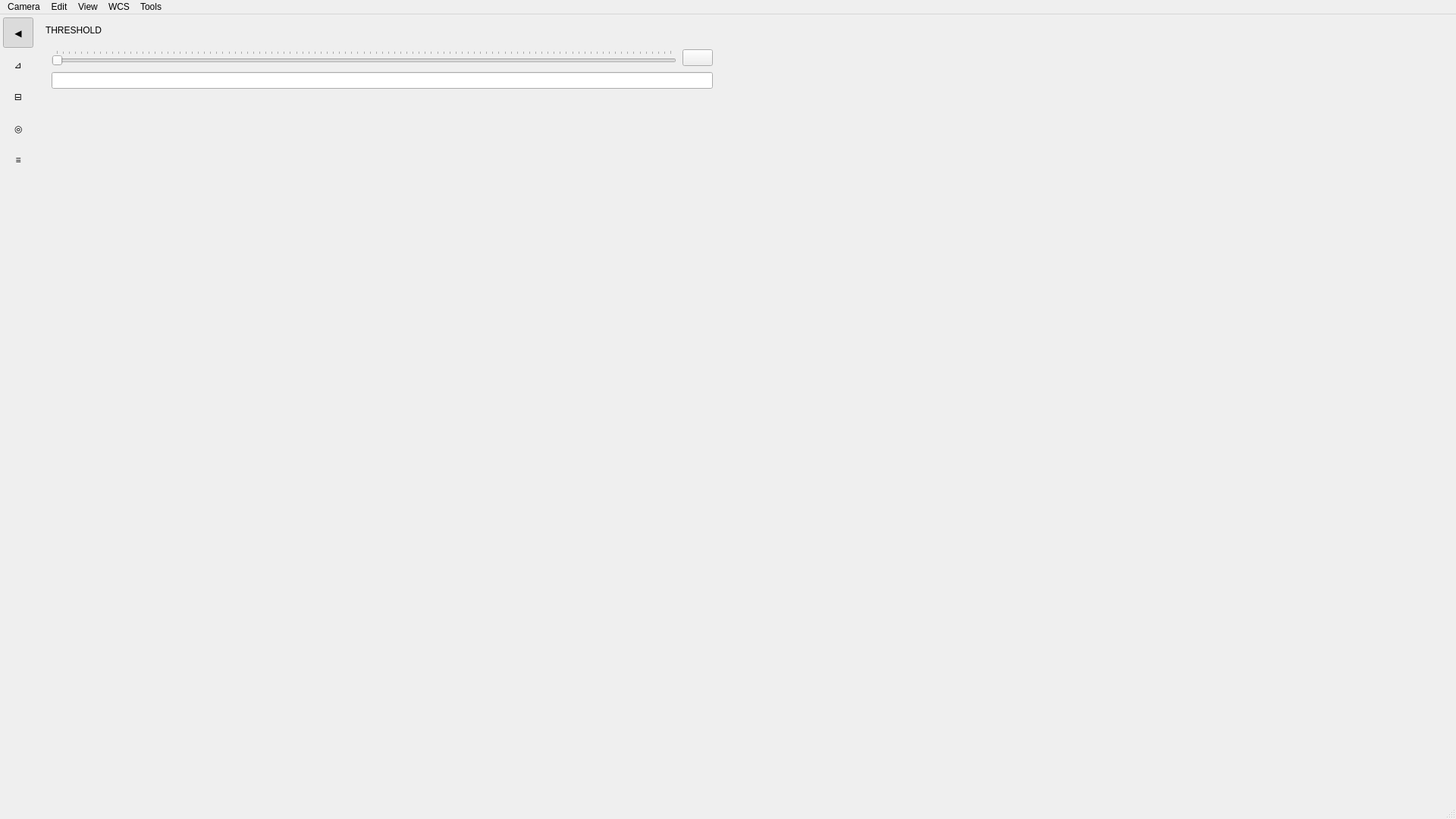
<?xml version="1.0" encoding="UTF-8"?>
<ui version="4.0">
 <class>vtkWindowCube</class>
 <widget class="QMainWindow" name="vtkWindowCube">
  <property name="geometry">
   <rect>
    <x>0</x>
    <y>0</y>
    <width>1920</width>
    <height>1080</height>
   </rect>
  </property>
  <property name="minimumSize">
   <size>
    <width>1280</width>
    <height>720</height>
   </size>
  </property>
  <property name="windowTitle">
   <string>vtkWindowCube</string>
  </property>

  <widget class="QWidget" name="centralwidget">
   <!-- Root horizontal split: sidebar (left) | viewer (right) -->
   <layout class="QHBoxLayout" name="mainHLayout">
    <property name="spacing"><number>0</number></property>
    <property name="leftMargin"><number>0</number></property>
    <property name="topMargin"><number>0</number></property>
    <property name="rightMargin"><number>0</number></property>
    <property name="bottomMargin"><number>0</number></property>

    <!-- ══ LEFT SIDEBAR ══════════════════════════════════════════════════ -->
    <item>
     <widget class="QWidget" name="sidebarContainer">
      <property name="minimumWidth"><number>48</number></property>
      <property name="maximumWidth"><number>268</number></property>
      <!-- HBox: 48px icon rail | stacked content panel -->
      <layout class="QHBoxLayout" name="sidebarHLayout">
       <property name="spacing"><number>0</number></property>
       <property name="leftMargin"><number>0</number></property>
       <property name="topMargin"><number>0</number></property>
       <property name="rightMargin"><number>0</number></property>
       <property name="bottomMargin"><number>0</number></property>

       <!-- ── Icon rail (always visible, 48px fixed) ──────────────────── -->
       <item>
        <widget class="QWidget" name="sidebarRail">
         <property name="minimumWidth"><number>48</number></property>
         <property name="maximumWidth"><number>48</number></property>
         <layout class="QVBoxLayout" name="railVLayout">
          <property name="spacing"><number>2</number></property>
          <property name="leftMargin"><number>4</number></property>
          <property name="topMargin"><number>4</number></property>
          <property name="rightMargin"><number>4</number></property>
          <property name="bottomMargin"><number>4</number></property>

          <!-- Collapse / expand toggle -->
          <item>
           <widget class="QToolButton" name="btnToggleSidebar">
            <property name="text"><string>◀</string></property>
            <property name="checkable"><bool>true</bool></property>
            <property name="checked"><bool>true</bool></property>
            <property name="toolTip"><string>Collapse controls sidebar</string></property>
            <property name="autoRaise"><bool>true</bool></property>
            <property name="minimumSize">
             <size><width>40</width><height>40</height></size>
            </property>
           </widget>
          </item>

          <!-- Section: Threshold -->
          <item>
           <widget class="QToolButton" name="railBtnThreshold">
            <property name="text"><string>⊿</string></property>
            <property name="toolTip"><string>Threshold</string></property>
            <property name="autoRaise"><bool>true</bool></property>
            <property name="minimumSize">
             <size><width>40</width><height>40</height></size>
            </property>
           </widget>
          </item>

          <!-- Section: Cutting plane -->
          <item>
           <widget class="QToolButton" name="railBtnSlice">
            <property name="text"><string>⊟</string></property>
            <property name="toolTip"><string>Cutting plane</string></property>
            <property name="autoRaise"><bool>true</bool></property>
            <property name="minimumSize">
             <size><width>40</width><height>40</height></size>
            </property>
           </widget>
          </item>

          <!-- Section: Contours -->
          <item>
           <widget class="QToolButton" name="railBtnContours">
            <property name="text"><string>◎</string></property>
            <property name="toolTip"><string>Contours</string></property>
            <property name="autoRaise"><bool>true</bool></property>
            <property name="minimumSize">
             <size><width>40</width><height>40</height></size>
            </property>
           </widget>
          </item>

          <!-- Section: Statistics -->
          <item>
           <widget class="QToolButton" name="railBtnStats">
            <property name="text"><string>≡</string></property>
            <property name="toolTip"><string>Statistics</string></property>
            <property name="autoRaise"><bool>true</bool></property>
            <property name="minimumSize">
             <size><width>40</width><height>40</height></size>
            </property>
           </widget>
          </item>

          <!-- Push rail buttons to the top -->
          <item>
           <spacer name="railVSpacer">
            <property name="orientation"><enum>Qt::Vertical</enum></property>
            <property name="sizeHint" stdset="0">
             <size><width>20</width><height>40</height></size>
            </property>
           </spacer>
          </item>

         </layout>
        </widget>
       </item>

       <!-- ── Stacked content panel (hidden when collapsed) ─────────── -->
       <item>
        <widget class="QScrollArea" name="sidebarScrollArea">
         <property name="frameShape"><enum>QFrame::NoFrame</enum></property>
         <property name="widgetResizable"><bool>true</bool></property>
         <property name="horizontalScrollBarPolicy">
          <enum>Qt::ScrollBarAlwaysOff</enum>
         </property>

         <widget class="QStackedWidget" name="sidebarStack">
          <property name="currentIndex"><number>0</number></property>

          <!-- ══ Page 0 — Threshold ═══════════════════════════════════ -->
          <widget class="QWidget" name="pageThreshold">
           <layout class="QVBoxLayout" name="layoutPageThreshold">
            <property name="leftMargin"><number>12</number></property>
            <property name="topMargin"><number>14</number></property>
            <property name="rightMargin"><number>12</number></property>
            <property name="bottomMargin"><number>12</number></property>
            <property name="spacing"><number>10</number></property>

            <item>
             <widget class="QLabel" name="labelThresholdHdr">
              <property name="text"><string>THRESHOLD</string></property>
             </widget>
            </item>

            <item>
             <widget class="QFrame" name="frameThreshold">
              <property name="frameShape"><enum>QFrame::NoFrame</enum></property>
              <layout class="QVBoxLayout" name="layoutFrameThreshold">
               <property name="leftMargin"><number>8</number></property>
               <property name="topMargin"><number>8</number></property>
               <property name="rightMargin"><number>8</number></property>
               <property name="bottomMargin"><number>8</number></property>
               <property name="spacing"><number>8</number></property>

               <item>
                <layout class="QHBoxLayout" name="hboxThreshold">
                 <property name="spacing"><number>8</number></property>
                 <item>
                  <widget class="QSlider" name="sliderThreshold">
                   <property name="maximum"><number>100</number></property>
                   <property name="orientation">
                    <enum>Qt::Orientation::Horizontal</enum>
                   </property>
                   <property name="tickPosition">
                    <enum>QSlider::TickPosition::TicksAbove</enum>
                   </property>
                  </widget>
                 </item>
                 <item>
                  <widget class="QPushButton" name="btnCubeColor">
                   <property name="sizePolicy">
                    <sizepolicy hsizetype="Fixed" vsizetype="Fixed">
                     <horstretch>0</horstretch>
                     <verstretch>0</verstretch>
                    </sizepolicy>
                   </property>
                  </widget>
                 </item>
                </layout>
               </item>

               <item>
                <widget class="QLineEdit" name="lineThreshold"/>
               </item>

              </layout>
             </widget>
            </item>

            <item>
             <spacer name="spacerThreshold">
              <property name="orientation"><enum>Qt::Vertical</enum></property>
              <property name="sizeHint" stdset="0">
               <size><width>20</width><height>40</height></size>
              </property>
             </spacer>
            </item>

           </layout>
          </widget>

          <!-- ══ Page 1 — Cutting Plane ════════════════════════════════ -->
          <widget class="QWidget" name="pageSlice">
           <layout class="QVBoxLayout" name="layoutPageSlice">
            <property name="leftMargin"><number>12</number></property>
            <property name="topMargin"><number>14</number></property>
            <property name="rightMargin"><number>12</number></property>
            <property name="bottomMargin"><number>12</number></property>
            <property name="spacing"><number>10</number></property>

            <item>
             <widget class="QLabel" name="labelSliceHdr">
              <property name="text"><string>CUTTING PLANE</string></property>
             </widget>
            </item>

            <item>
             <widget class="QFrame" name="frameSlice">
              <property name="frameShape"><enum>QFrame::NoFrame</enum></property>
              <layout class="QVBoxLayout" name="layoutFrameSlice">
               <property name="leftMargin"><number>8</number></property>
               <property name="topMargin"><number>8</number></property>
               <property name="rightMargin"><number>8</number></property>
               <property name="bottomMargin"><number>8</number></property>
               <property name="spacing"><number>8</number></property>

               <item>
                <widget class="QSlider" name="sliderSlice">
                 <property name="minimum"><number>1</number></property>
                 <property name="orientation">
                  <enum>Qt::Orientation::Horizontal</enum>
                 </property>
                 <property name="tickPosition">
                  <enum>QSlider::TickPosition::TicksAbove</enum>
                 </property>
                </widget>
               </item>

               <item>
                <layout class="QHBoxLayout" name="hboxSlice">
                 <property name="spacing"><number>6</number></property>
                 <item>
                  <widget class="QSpinBox" name="spinSlice">
                   <property name="minimum"><number>1</number></property>
                  </widget>
                 </item>
                 <item>
                  <widget class="QLineEdit" name="lineSpectral">
                   <property name="readOnly"><bool>true</bool></property>
                  </widget>
                 </item>
                </layout>
               </item>

              </layout>
             </widget>
            </item>

            <item>
             <spacer name="spacerSlice">
              <property name="orientation"><enum>Qt::Vertical</enum></property>
              <property name="sizeHint" stdset="0">
               <size><width>20</width><height>40</height></size>
              </property>
             </spacer>
            </item>

           </layout>
          </widget>

          <!-- ══ Page 2 — Contours ══════════════════════════════════════ -->
          <widget class="QWidget" name="pageContours">
           <layout class="QVBoxLayout" name="layoutPageContours">
            <property name="leftMargin"><number>12</number></property>
            <property name="topMargin"><number>14</number></property>
            <property name="rightMargin"><number>12</number></property>
            <property name="bottomMargin"><number>12</number></property>
            <property name="spacing"><number>10</number></property>

            <item>
             <widget class="QLabel" name="labelContoursHdr">
              <property name="text"><string>CONTOURS</string></property>
             </widget>
            </item>

            <item>
             <widget class="QFrame" name="frameContours">
              <property name="frameShape"><enum>QFrame::NoFrame</enum></property>
              <layout class="QGridLayout" name="gridContours">
               <property name="leftMargin"><number>8</number></property>
               <property name="topMargin"><number>8</number></property>
               <property name="rightMargin"><number>8</number></property>
               <property name="bottomMargin"><number>8</number></property>
               <property name="horizontalSpacing"><number>6</number></property>
               <property name="verticalSpacing"><number>6</number></property>

               <item row="0" column="0" rowspan="2">
                <widget class="QCheckBox" name="checkContours"/>
               </item>

              </layout>
             </widget>
            </item>

            <item>
             <spacer name="spacerContours">
              <property name="orientation"><enum>Qt::Vertical</enum></property>
              <property name="sizeHint" stdset="0">
               <size><width>20</width><height>40</height></size>
              </property>
             </spacer>
            </item>

           </layout>
          </widget>

          <!-- ══ Page 3 — Statistics ════════════════════════════════════ -->
          <widget class="QWidget" name="pageStats">
           <layout class="QVBoxLayout" name="layoutPageStats">
            <property name="leftMargin"><number>12</number></property>
            <property name="topMargin"><number>14</number></property>
            <property name="rightMargin"><number>12</number></property>
            <property name="bottomMargin"><number>12</number></property>
            <property name="spacing"><number>8</number></property>

            <item>
             <widget class="QLabel" name="labelStatsHdr">
              <property name="text"><string>STATISTICS</string></property>
             </widget>
            </item>

            <!-- Slice subsection label (name preserved: .cpp calls setText("Slice:" / "Moment:")) -->
            <item>
             <widget class="QLabel" name="labelImg">
              <property name="text"><string>Slice</string></property>
             </widget>
            </item>

            <!-- Slice stats card -->
            <item>
             <widget class="QFrame" name="frameImgStats">
              <property name="frameShape"><enum>QFrame::NoFrame</enum></property>
              <layout class="QGridLayout" name="gridImgStats">
               <property name="leftMargin"><number>8</number></property>
               <property name="topMargin"><number>6</number></property>
               <property name="rightMargin"><number>8</number></property>
               <property name="bottomMargin"><number>6</number></property>
               <property name="horizontalSpacing"><number>6</number></property>
               <property name="verticalSpacing"><number>4</number></property>

               <item row="0" column="0">
                <widget class="QLabel" name="labelImgMin">
                 <property name="text"><string>Min</string></property>
                 <property name="buddy"><cstring>lineImgMin</cstring></property>
                </widget>
               </item>
               <item row="1" column="0">
                <widget class="QLineEdit" name="lineImgMin">
                 <property name="readOnly"><bool>true</bool></property>
                </widget>
               </item>

               <item row="0" column="1">
                <widget class="QLabel" name="labelImgMax">
                 <property name="text"><string>Max</string></property>
                 <property name="buddy"><cstring>lineImgMax</cstring></property>
                </widget>
               </item>
               <item row="1" column="1">
                <widget class="QLineEdit" name="lineImgMax">
                 <property name="readOnly"><bool>true</bool></property>
                </widget>
               </item>

               <item row="2" column="0">
                <widget class="QLabel" name="labelImgMean">
                 <property name="text"><string>Mean</string></property>
                 <property name="buddy"><cstring>lineImgMean</cstring></property>
                </widget>
               </item>
               <item row="3" column="0">
                <widget class="QLineEdit" name="lineImgMean">
                 <property name="readOnly"><bool>true</bool></property>
                </widget>
               </item>

               <item row="2" column="1">
                <widget class="QLabel" name="labelImgRms">
                 <property name="text"><string>RMS</string></property>
                 <property name="buddy"><cstring>lineImgRms</cstring></property>
                </widget>
               </item>
               <item row="3" column="1">
                <widget class="QLineEdit" name="lineImgRms">
                 <property name="readOnly"><bool>true</bool></property>
                </widget>
               </item>

              </layout>
             </widget>
            </item>

            <!-- Datacube subsection label -->
            <item>
             <widget class="QLabel" name="labelCubeStatsHdr">
              <property name="text"><string>Datacube</string></property>
             </widget>
            </item>

            <!-- Datacube stats card -->
            <item>
             <widget class="QFrame" name="frameCubeStats">
              <property name="frameShape"><enum>QFrame::NoFrame</enum></property>
              <layout class="QGridLayout" name="gridCubeStats">
               <property name="leftMargin"><number>8</number></property>
               <property name="topMargin"><number>6</number></property>
               <property name="rightMargin"><number>8</number></property>
               <property name="bottomMargin"><number>6</number></property>
               <property name="horizontalSpacing"><number>6</number></property>
               <property name="verticalSpacing"><number>4</number></property>

               <item row="0" column="0">
                <widget class="QLabel" name="labelCubeMin">
                 <property name="text"><string>Min</string></property>
                 <property name="buddy"><cstring>lineCubeMin</cstring></property>
                </widget>
               </item>
               <item row="1" column="0">
                <widget class="QLineEdit" name="lineCubeMin">
                 <property name="readOnly"><bool>true</bool></property>
                </widget>
               </item>

               <item row="0" column="1">
                <widget class="QLabel" name="labelCubeMax">
                 <property name="text"><string>Max</string></property>
                 <property name="buddy"><cstring>lineCubeMax</cstring></property>
                </widget>
               </item>
               <item row="1" column="1">
                <widget class="QLineEdit" name="lineCubeMax">
                 <property name="readOnly"><bool>true</bool></property>
                </widget>
               </item>

               <item row="2" column="0">
                <widget class="QLabel" name="labelCubeMean">
                 <property name="text"><string>Mean</string></property>
                 <property name="buddy"><cstring>lineCubeMean</cstring></property>
                </widget>
               </item>
               <item row="3" column="0">
                <widget class="QLineEdit" name="lineCubeMean">
                 <property name="readOnly"><bool>true</bool></property>
                </widget>
               </item>

               <item row="2" column="1">
                <widget class="QLabel" name="labelCubeRms">
                 <property name="text"><string>RMS</string></property>
                 <property name="buddy"><cstring>lineCubeRms</cstring></property>
                </widget>
               </item>
               <item row="3" column="1">
                <widget class="QLineEdit" name="lineCubeRms">
                 <property name="readOnly"><bool>true</bool></property>
                </widget>
               </item>

              </layout>
             </widget>
            </item>

            <item>
             <spacer name="spacerStats">
              <property name="orientation"><enum>Qt::Vertical</enum></property>
              <property name="sizeHint" stdset="0">
               <size><width>20</width><height>40</height></size>
              </property>
             </spacer>
            </item>

           </layout>
          </widget>

         </widget>
        </widget>
       </item>

      </layout>
     </widget>
    </item>

    <!-- ══ RIGHT VIEWER ══════════════════════════════════════════════════ -->
    <item>
     <widget class="QWidget" name="viewerContainer">
      <layout class="QHBoxLayout" name="viewerHLayout">
       <property name="spacing"><number>0</number></property>
       <property name="leftMargin"><number>0</number></property>
       <property name="topMargin"><number>0</number></property>
       <property name="rightMargin"><number>0</number></property>
       <property name="bottomMargin"><number>0</number></property>
       <item>
        <widget class="QVTKOpenGLNativeWidget" name="vtkCube" native="true">
         <property name="sizePolicy">
          <sizepolicy hsizetype="Expanding" vsizetype="Expanding">
           <horstretch>0</horstretch>
           <verstretch>0</verstretch>
          </sizepolicy>
         </property>
        </widget>
       </item>
       <item>
        <widget class="QVTKOpenGLNativeWidget" name="vtkImage" native="true">
         <property name="sizePolicy">
          <sizepolicy hsizetype="Expanding" vsizetype="Expanding">
           <horstretch>0</horstretch>
           <verstretch>0</verstretch>
          </sizepolicy>
         </property>
        </widget>
       </item>
      </layout>
     </widget>
    </item>

   </layout>
  </widget>

  <!-- ══ MENU BAR ══════════════════════════════════════════════════════════ -->
  <widget class="QMenuBar" name="menubar">
   <property name="geometry">
    <rect><x>0</x><y>0</y><width>1920</width><height>30</height></rect>
   </property>
   <widget class="QMenu" name="menuCamera">
    <property name="title"><string>Camera</string></property>
    <addaction name="actionCameraFront"/>
    <addaction name="actionCameraBack"/>
    <addaction name="actionCameraTop"/>
    <addaction name="actionCameraRight"/>
    <addaction name="actionCameraBottom"/>
    <addaction name="actionCameraLeft"/>
   </widget>
   <widget class="QMenu" name="menuEdit">
    <property name="title"><string>Edit</string></property>
    <addaction name="actionEditLUT"/>
   </widget>
   <widget class="QMenu" name="menuView">
    <property name="title"><string>View</string></property>
    <addaction name="menu3DRendering"/>
    <addaction name="menu2DPanel"/>
    <!-- actionShowControlsSidebar is added programmatically -->
   </widget>
   <widget class="QMenu" name="menu3DRendering">
    <property name="title"><string>3D Rendering</string></property>
    <addaction name="actionIsosurface"/>
    <addaction name="actionVolume"/>
   </widget>
   <widget class="QMenu" name="menu2DPanel">
    <property name="title"><string>2D Panel</string></property>
    <addaction name="actionSlice"/>
    <addaction name="actionMomentMap"/>
   </widget>
   <widget class="QMenu" name="menuWCS">
    <property name="title"><string>WCS</string></property>
    <addaction name="actionGalactic"/>
    <addaction name="actionFK5"/>
    <addaction name="actionEcliptic"/>
   </widget>
   <widget class="QMenu" name="menuTools">
    <property name="title"><string>Tools</string></property>
    <!-- EXPLORATION group -->
    <addaction name="actionExtractSpectrum"/>
    <!-- (Open in VR is inserted here dynamically in vtkWindowCube.cpp) -->
    <addaction name="separator"/>
    <!-- ANALYSIS group: Estimate Noise + Extract PV Diagram are inserted
         around these in cpp so all six compute tools stay contiguous. -->
    <addaction name="actionComputeMoment"/>
    <addaction name="actionLinewidthMap"/>
    <addaction name="actionBaselineSubtract"/>
    <addaction name="actionStackCubes"/>
    <!-- REGIONS group + CATALOGUE group are appended in cpp (with their
         own separators) so menu and sidebar grouping stay consistent. -->
   </widget>
   <addaction name="menuCamera"/>
   <addaction name="menuEdit"/>
   <addaction name="menuView"/>
   <addaction name="menuWCS"/>
   <addaction name="menuTools"/>
  </widget>

  <widget class="QStatusBar" name="statusbar"/>

  <!-- ══ ACTIONS ═══════════════════════════════════════════════════════════ -->
  <action name="actionSlice">
   <property name="checkable"><bool>true</bool></property>
   <property name="checked"><bool>true</bool></property>
   <property name="text"><string>Slice</string></property>
  </action>
  <action name="actionMomentMap">
   <property name="checkable"><bool>true</bool></property>
   <property name="text"><string>Moment Map</string></property>
  </action>
  <action name="actionCameraFront">
   <property name="text"><string>Front</string></property>
  </action>
  <action name="actionCameraBack">
   <property name="text"><string>Back</string></property>
  </action>
  <action name="actionCameraTop">
   <property name="text"><string>Top</string></property>
  </action>
  <action name="actionCameraRight">
   <property name="text"><string>Right</string></property>
  </action>
  <action name="actionCameraBottom">
   <property name="text"><string>Bottom</string></property>
  </action>
  <action name="actionCameraLeft">
   <property name="text"><string>Left</string></property>
  </action>
  <action name="actionComputeMoment">
   <property name="text"><string>Compute Moment…</string></property>
   <property name="toolTip"><string>Open moment-map dialog</string></property>
  </action>
  <action name="actionLinewidthMap">
   <property name="text"><string>Line-width Map…</string></property>
   <property name="toolTip"><string>Compute line-width map</string></property>
  </action>
  <action name="actionBaselineSubtract">
   <property name="text"><string>Baseline Subtraction…</string></property>
   <property name="toolTip"><string>Subtract spectral baseline</string></property>
  </action>
  <action name="actionStackCubes">
   <property name="text"><string>Stack Cubes to a Spectrum…</string></property>
   <property name="toolTip"><string>Collapse each selected cube to its own mean spectrum, then combine those into ONE 1-D spectrum, to pull a population's average signal out from under the noise of the individual cubes. This does not merge the cubes into a bigger cube.</string></property>
  </action>
  <action name="actionGalactic">
   <property name="checkable"><bool>true</bool></property>
   <property name="checked"><bool>true</bool></property>
   <property name="text"><string>Galactic</string></property>
  </action>
  <action name="actionEcliptic">
   <property name="checkable"><bool>true</bool></property>
   <property name="text"><string>Ecliptic</string></property>
  </action>
  <action name="actionFK5">
   <property name="checkable"><bool>true</bool></property>
   <property name="text"><string>FK5</string></property>
  </action>
  <action name="actionEditLUT">
   <property name="text"><string>Lookup Table</string></property>
  </action>
  <action name="actionExtractSpectrum">
   <property name="text"><string>Extract Spectrum</string></property>
  </action>
  <action name="actionIsosurface">
   <property name="checkable"><bool>true</bool></property>
   <property name="checked"><bool>true</bool></property>
   <property name="text"><string>Isosurface</string></property>
  </action>
  <action name="actionVolume">
   <property name="checkable"><bool>true</bool></property>
   <property name="text"><string>Volume</string></property>
  </action>

 </widget>

 <customwidgets>
  <customwidget>
   <class>QVTKOpenGLNativeWidget</class>
   <extends>QWidget</extends>
   <header location="global">QVTKOpenGLNativeWidget.h</header>
   <container>1</container>
  </customwidget>
 </customwidgets>

 <tabstops>
  <tabstop>sliderThreshold</tabstop>
  <tabstop>btnCubeColor</tabstop>
  <tabstop>lineThreshold</tabstop>
  <tabstop>sliderSlice</tabstop>
  <tabstop>spinSlice</tabstop>
  <tabstop>lineSpectral</tabstop>
  <tabstop>checkContours</tabstop>
  <tabstop>lineImgMin</tabstop>
  <tabstop>lineImgMax</tabstop>
  <tabstop>lineImgMean</tabstop>
  <tabstop>lineImgRms</tabstop>
  <tabstop>lineCubeMin</tabstop>
  <tabstop>lineCubeMax</tabstop>
  <tabstop>lineCubeMean</tabstop>
  <tabstop>lineCubeRms</tabstop>
 </tabstops>

 <resources/>
 <connections/>
</ui>
